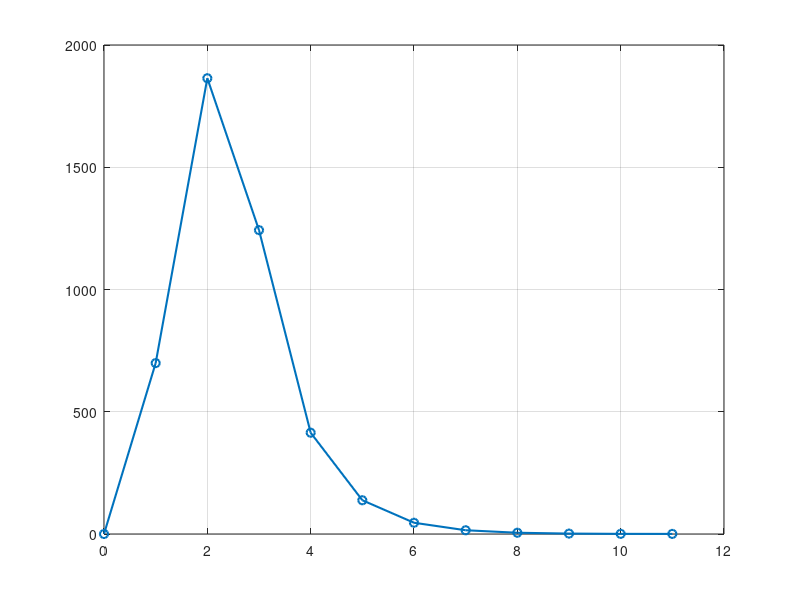

Here is the MATLAB script that generated this plot:
x=(0:11);%迭代次数
y=[0.001, 699.051, 1864.14, 1242.76, 414.252, 138.084, 46.028, 15.3427, 5.11423, 1.70474, 0.568247, 0.378832];%阻尼因子序列
plot (x,y,'-o','LineWidth',1.5);
grid on;